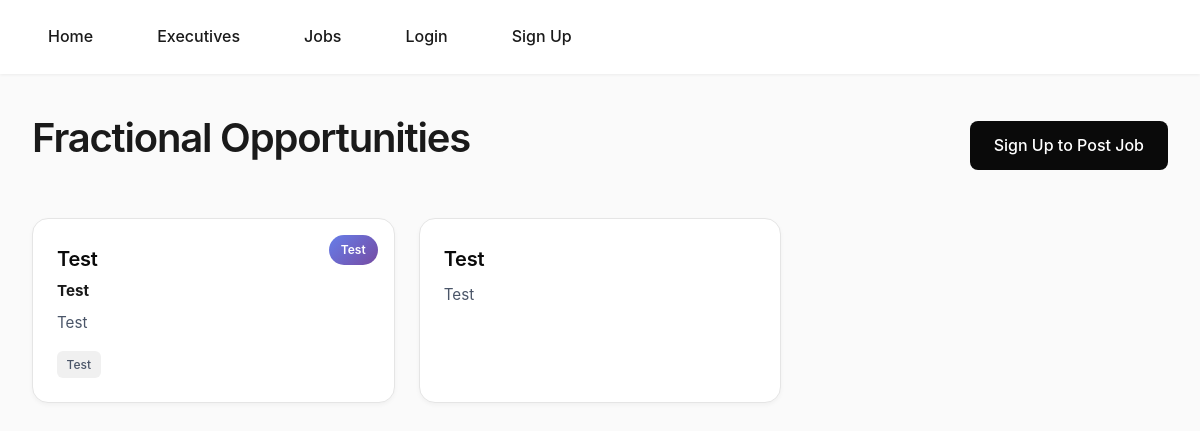
The app's page /jobs/, older data.
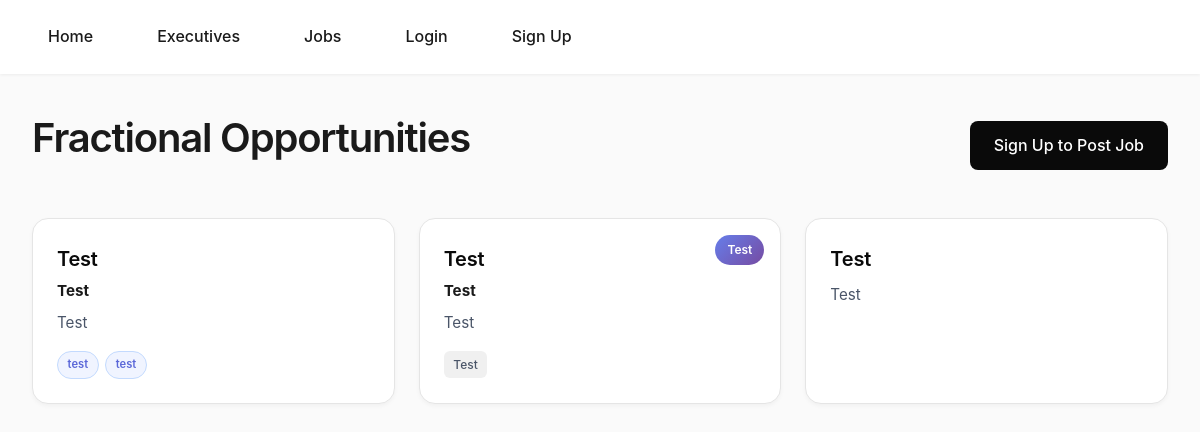
The same page, newer data.
### classifieds/models.py (models this page shows, shortened)
class Job(models.Model):
    title = models.CharField(max_length=160)
    company = models.CharField(max_length=160)
    description = models.TextField()
    duration_text = models.CharField(max_length=120, blank=True)
    budget_text = models.CharField(max_length=120, blank=True)
    contact_email = models.EmailField()
    created_at = models.DateTimeField(auto_now_add=True)
    is_active = models.BooleanField(default=True)
    owner = models.ForeignKey(
        settings.AUTH_USER_MODEL,
        null=True,
        blank=True,
        on_delete=models.SET_NULL,
        related_name="jobs"
    )
    required_skills_tags = models.CharField(
        max_length=500,
        blank=True,
        help_text="Comma-separated tags (e.g., python, startup, remote)"
    )
    def get_tags_list(self):
        if not self.required_skills_tags:
            return []
        return [tag.strip().lower() for tag in self.required_skills_tags.split(",") if tag.strip()]

### classifieds/views.py (the view)
# urls.py: path("", views.job_list, name="job_list"),                  # /jobs/
def job_list(request):
    jobs = Job.objects.order_by("-created_at")
    return render(request, "classifieds/job_list.html", {"jobs": jobs})

### classifieds/templates/classifieds/job_list.html (shortened to what this page needs)
{% load static %}
<!DOCTYPE html>
<html>
<head>
    <link rel="stylesheet" href="{% static 'frac-app.css' %}">
</head>
<body>
    <nav>
        <div class="container">
            <a href="{% url 'home' %}">Home</a>
            <a href="{% url 'exec_list' %}">Executives</a>
            <a href="{% url 'job_list' %}">Jobs</a>
            {% if user.is_authenticated %}
                <a href="{% url 'dashboard' %}">Dashboard</a>
                <a href="{% url 'logout' %}">Logout</a>
            {% else %}
                <a href="{% url 'login' %}">Login</a>
                <a href="{% url 'signup' %}">Sign Up</a>
            {% endif %}
        </div>
    </nav>
    <div class="container">
        <div style="display: flex; justify-content: space-between; align-items: center; margin-bottom: 2rem;">
            <h1>Fractional Opportunities</h1>
            {% if user.is_authenticated %}
                <a href="{% url 'post_job' %}" class="btn">Post an Opportunity</a>
            {% else %}
                <a href="{% url 'signup' %}" class="btn">Sign Up to Post Job</a>
            {% endif %}
        </div>
        {% if jobs %}
            <div class="card-grid">
                {% for job in jobs %}
                    <div class="card card-clickable" onclick="window.location='{% url 'job_detail' job.pk %}'">
                        {% if job.budget_text %}
                            <span class="card-rate">{{ job.budget_text }}</span>
                        {% endif %}
                        <h2>{{ job.title }}</h2>
                        <p><strong>{{ job.company }}</strong></p>
                        {% if job.description %}
                            <p>{{ job.description|slice:":120" }}{% if job.description|length > 120 %}...{% endif %}</p>
                        {% endif %}
                        {% if job.duration_text %}
                            <span class="card-label">{{ job.duration_text }}</span>
                        {% endif %}
                        {% with tags=job.get_tags_list %}
                            {% if tags %}
                                <div class="tags-container">
                                    {% for tag in tags %}
                                        <span class="tag-badge">{{ tag }}</span>
                                    {% endfor %}
                                </div>
                            {% endif %}
                        {% endwith %}
                    </div>
                {% endfor %}
            </div>
        {% else %}
            <p>No job postings yet. Be the first!</p>
        {% endif %}
    </div>
</body>
</html>

Row changes from the older to the newer data that the page shows:
added Job: title "Test", company "Test", description "Test", tags "test" "test"
